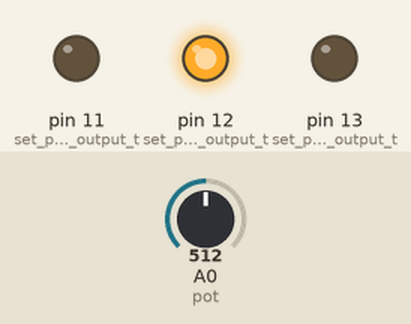
Recording of a sketch running on a simulated Arduino Uno, built with avr-gcc and run on an emulated ATmega328P. Shown: output pins drawn as LEDs (lit = HIGH). Dashed ring = blinking. The inputs (shaded band) are chosen by the test bench; at power-on: A0 (pot) = 512. What the sketch prints to the serial monitor is not drawn.

Above: at 1.2 s.
1.3 s: A0 (pot) set to 0
At 1.8 s:
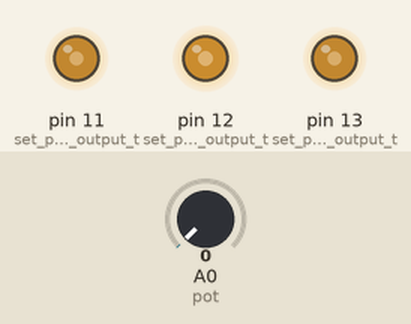
4.3 s: A0 (pot) set to 122
At 4.86 s:
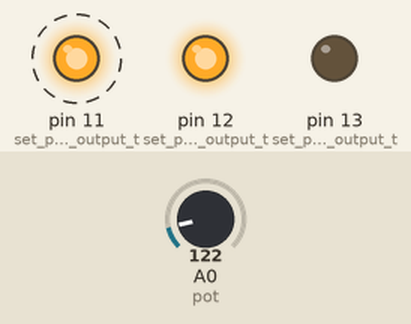
7.3 s: A0 (pot) set to 0
Timing chart, 0 to 16.3 s (numbered marks = the images above; inputs shaded):
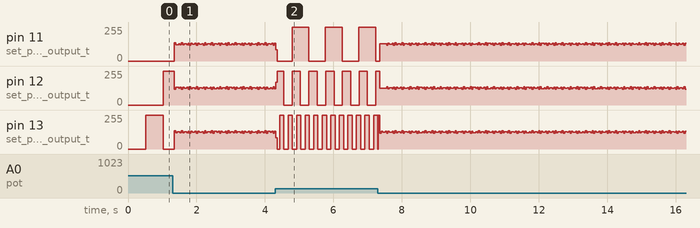

The sketch:

Modified_Potentiometer.ino
```cpp
/*
  SparkFun Inventor’s Kit
  Circuit 1B-Potentiometer

  Changes how fast an LED connected to pin 13 blinks, based on a potentiometer connected to pin A0

  This sketch was written by SparkFun Electronics, with lots of help from the Arduino community.
  This code is completely free for any use.

  View circuit diagram and instructions at: https://learn.sparkfun.com/tutorials/sparkfun-inventors-kit-experiment-guide---v41
  Download code at: https://github.com/sparkfun/SIK-Guide-Code
*/

int potPosition;       //this variable will hold a value based on the position of the potentiometer
const long rCounter = 1;
int rState = LOW;
unsigned long previousRMillis = 0;
const long gCounter = 1;
int gState = LOW;
unsigned long previousGMillis = 0;
const long bCounter = 1;
int bState = LOW;
unsigned long previousBMillis = 0;


void setup()
{
  Serial.begin(9600);       //start a serial connection with the computer

  pinMode(13, OUTPUT);      //set pin 13 as an output that can be set to HIGH or LOW
  pinMode(12, OUTPUT);      //set pin 12 as an output that can be set to HIGH or LOW
  pinMode(11, OUTPUT);      //set pin 11 as an output that can be set to HIGH or LOW
}

void loop()
{
  //read the position of the pot
  potPosition = analogRead(A0);    //set potPosition to a number between 0 and 1023 based on how far the knob is turned
  Serial.println(potPosition);     //print the value of potPosition in the serial monitor on the computer

  unsigned long currentMillis = millis();
  if(currentMillis - previousRMillis >= (rCounter * potPosition)){
    previousRMillis = currentMillis;

    if(rState == LOW){
      rState = HIGH;
    } else {
      rState = LOW;
    }
    digitalWrite(13, rState);
  }

  if(currentMillis - previousGMillis >= (gCounter * 2) * potPosition){
    previousGMillis = currentMillis;

    if(gState == LOW){
      gState = HIGH;
    } else {
      gState = LOW;
    }
    digitalWrite(12, gState);
  }

  if(currentMillis - previousBMillis >= (gCounter * 4) * potPosition){
    previousBMillis = currentMillis;

    if(bState == LOW){
      bState = HIGH;
    } else {
      bState = LOW;
    }
    digitalWrite(11, bState);
  }
}
```

Measured:
- by itself, pin 11 (set_pin_11_as_an_output_t): moves between 119/255 and 136/255, repeating every 1.6 s
- by itself, pin 13 (set_pin_13_as_an_output_t): moves between 119/255 and 255/255, repeating every 1.6 s
